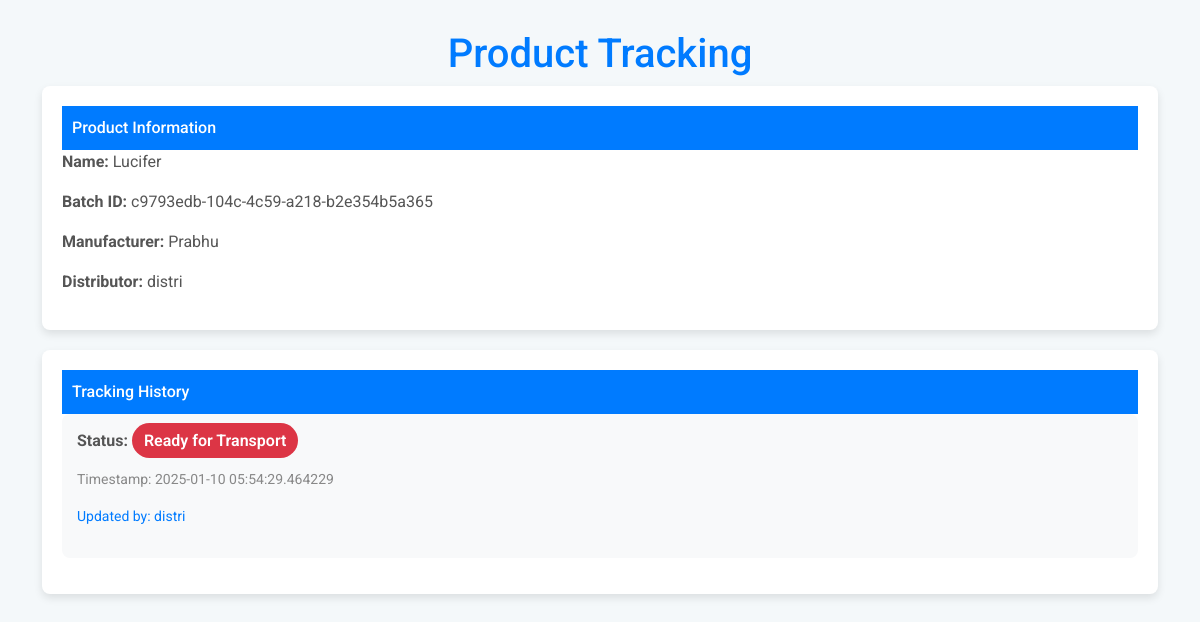
/track/c9793edb-104c-4c59-a218-b2e354b5a365, run on an earlier commit of the app's database.
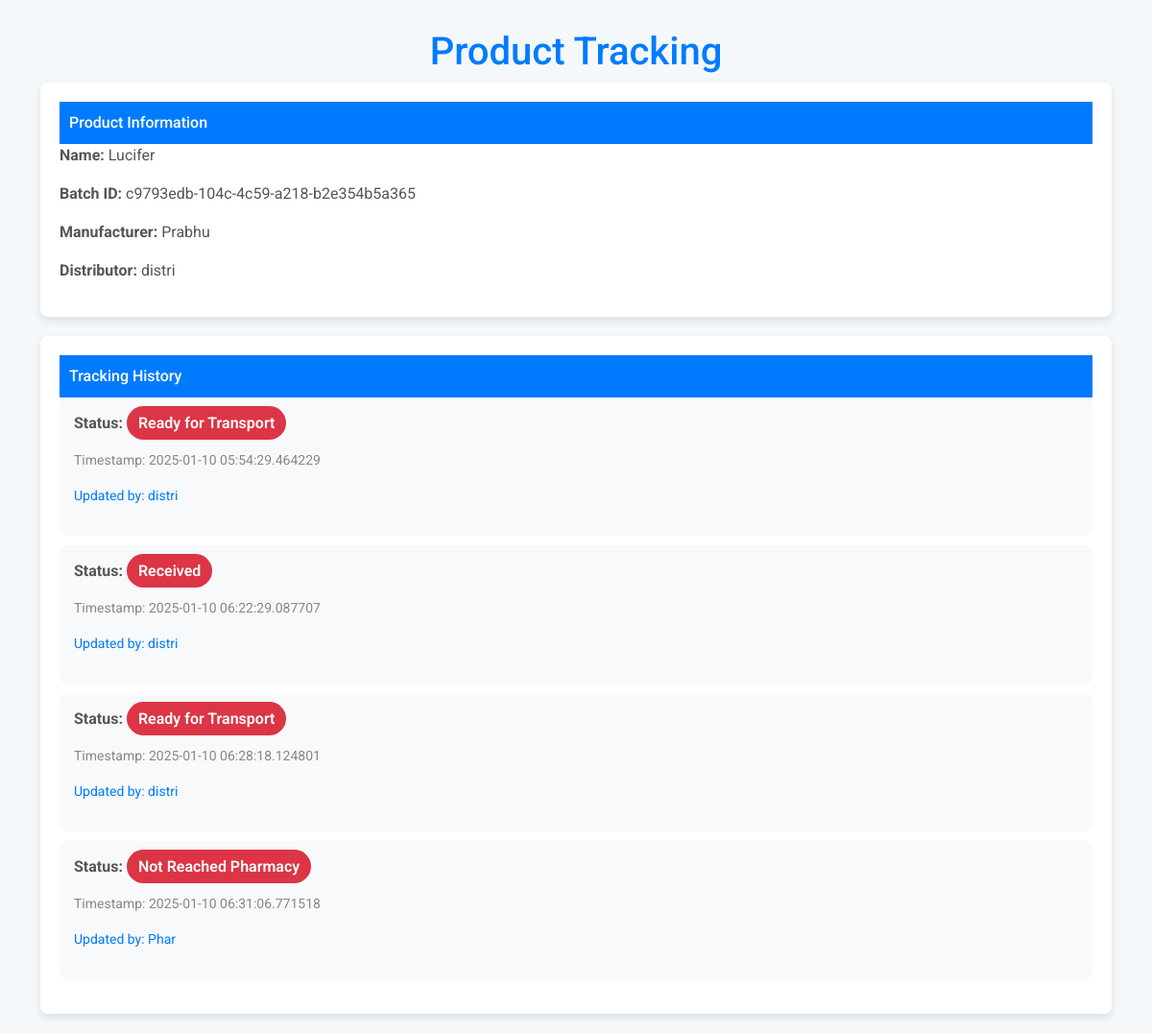
And on a later commit of the database.
### app.py (models this page shows)
class User(db.Model, UserMixin):
    id = db.Column(db.Integer, primary_key=True)
    username = db.Column(db.String(80), unique=True, nullable=False)
    email = db.Column(db.String(120), unique=True, nullable=False)
    password = db.Column(db.String(200), nullable=False)
    role = db.Column(db.String(20), nullable=False)  # manufacturer, distributor, pharmacy

class TrackingHistory(db.Model):
    id = db.Column(db.Integer, primary_key=True)
    product_id = db.Column(db.Integer, db.ForeignKey('product.id'), nullable=False)
    status = db.Column(db.String(100), nullable=False)
    timestamp = db.Column(db.DateTime, default=datetime.utcnow)
    updated_by = db.Column(db.Integer, db.ForeignKey('user.id'))  # Admin who updated this

### app.py (the view)
@app.route('/track/<batch_id>')
def track_product(batch_id):
    product = Product.query.filter_by(batch_id=batch_id).first_or_404()
    manufacturer = User.query.get(product.manufacturer_id)
    distributor = User.query.filter_by(role='distributor').first()  # Assuming there's one distributor, adjust as needed
    history = TrackingHistory.query.filter_by(product_id=product.id).all()
    history_details = []
    for entry in history:
        updated_user = User.query.get(entry.updated_by)  # Retrieve the user (pharmacy or admin) who updated the status
        history_details.append({
            'status': entry.status,
            'timestamp': entry.timestamp,
            'updated_by': updated_user.username if updated_user else 'Unknown'
        })
    return render_template(
        'consumer.html',
        product=product,
        manufacturer=manufacturer,
        distributor=distributor,
        history=history_details
    )

### templates/consumer.html (shortened to what this page needs)
<!DOCTYPE html>
<html lang="en">
<head>
    <link href="https://cdn.jsdelivr.net/npm/bootstrap@5.3.0-alpha1/dist/css/bootstrap.min.css" rel="stylesheet">
</head>
<body>
    <div class="container">
        <h1>Product Tracking</h1>
        <div class="product-info">
            <div class="card-header">Product Information</div>
            <p><strong>Name:</strong> {{ product.name }}</p>
            <p><strong>Batch ID:</strong> {{ product.batch_id }}</p>
            <p><strong>Manufacturer:</strong> {{ manufacturer.username }}</p>
            <p><strong>Distributor:</strong> {{ distributor.username if distributor else 'Not assigned' }}</p>
        </div>
        <div class="tracking-history">
            <div class="card-header">Tracking History</div>
            <ul>
                {% for entry in history %}
                    <li>
                        <div>
                            <p class="status">Status: <span class="badge-status
                                {% if entry.status == 'Shipped' %}badge-success
                                {% elif entry.status == 'In Transit' %}badge-warning
                                {% else %}badge-danger{% endif %}">
                                {{ entry.status }}</span></p>
                            <p class="timestamp">Timestamp: {{ entry.timestamp }}</p>
                            <p class="updated-by">Updated by: {{ entry.updated_by }}</p>
                        </div>
                    </li>
                {% endfor %}
            </ul>
        </div>
    </div>
</body>
</html>

What changed in the data, as far as the page shows it:
added TrackingHistory: status "Received", timestamp "2025-01-10 06:22:29.087707"
added TrackingHistory: status "Ready for Transport", timestamp "2025-01-10 06:28:18.124801"
added TrackingHistory: status "Not Reached Pharmacy", timestamp "2025-01-10 06:31:06.771518"
now on this page (row unchanged): User: updated_by "Phar"
Also different on the page:
new list line: "Status: Timestamp: Updated by:"
new list line: "distri"
